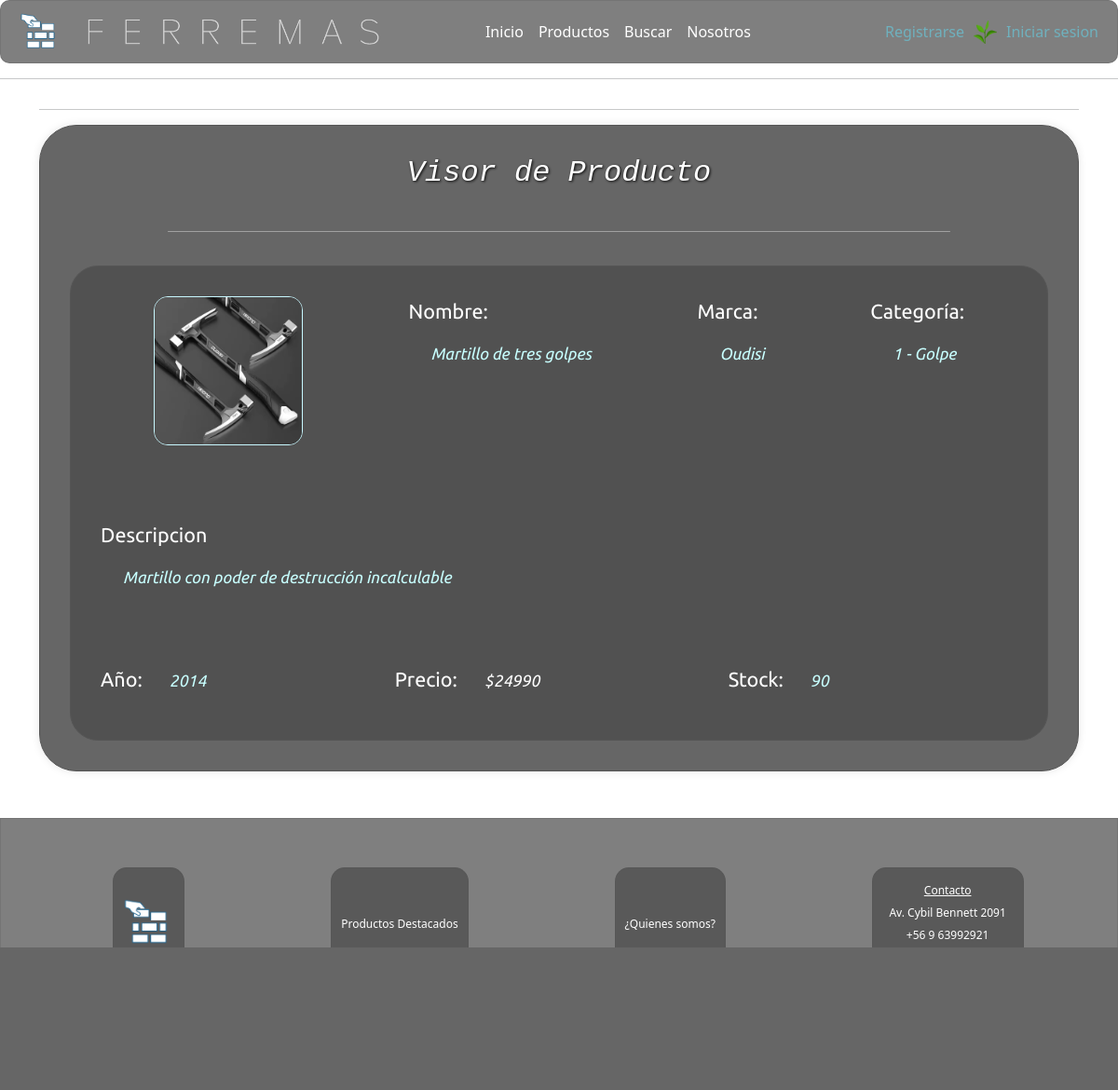
The app's page /admire/1/ with its own data.
### core/models.py (models this page shows, shortened)
class Producto(models.Model):
    id=models.AutoField(primary_key=True, verbose_name='idProducto')
    nombre=models.CharField(max_length=50, verbose_name='Name der Arbeit')
    descripcion = models.TextField(verbose_name='Description', null=True, blank=True)
    marca=models.CharField(max_length=99, verbose_name='Markenname')
    anio=models.CharField(max_length=4, verbose_name='Jahr der Produkt')
    stock=models.IntegerField(verbose_name='Stock')
    categoria=models.ForeignKey('Categoria', on_delete=models.CASCADE, verbose_name='Kategorie')
    imagen=models.ImageField(upload_to="imagenes", null=True, verbose_name='Fotografie')
    precio=models.IntegerField(blank=True,null=True,verbose_name='Precio')
    estado=models.CharField(max_length=20, default='disponible', choices=(('disponible', 'disponible'), ('no disponible', 'no disponible')), verbose_name='Estado')
    ubicacion=models.CharField(max_length=255, null=True, blank=True, verbose_name='Ubicacion')

class Categoria(models.Model):
    idCategoria = models.IntegerField(primary_key=True, verbose_name='idCategoria')
    nombreCategoria= models.CharField(max_length=40, verbose_name='nombreCategoria')
    def __str__(self):
        return f" {self.idCategoria} - {self.nombreCategoria}"

### core/views.py (the view)
# urls.py: path('admire/<id>/', views.admire,name="admire"),
def admire(request, id):
    producto = get_object_or_404(Producto, id = id) # cuando un objeto no ha sido encontrado se envia el error 404
    return render(request, 'admire.html', {'producto':producto}) # aqui se guarda lo encontrado en la linea anterior

### core/context_processor.py (called while the page is built, shortened)
def total_carrito(request):
    total=0
    return {'total_carrito':int(total)}

### core/templates/admire.html (shortened to what this page needs)
{% extends "base.html" %}
{% load static %}
{% block content %}
<div class="container">
    <hr>
    <div class="admire-container">
        <div class="form-title" style="margin-bottom: 15px;">
            <h2>Visor de Producto</h2>
        </div>
        <span class="liner"></span>
        <div class="admirePart">
            <div class="admireDiv1">
                <div>
                    <img src="{{ producto.imagen.url }}">
                </div>
                <div>
                    <p class="pattribute">Nombre: </p>
                    <p class="pvalue">{{producto.nombre}}</p>
                </div>
                <div>
                    <p class="pattribute">Marca: </p>
                    <p class="pvalue" >{{producto.marca}}</p>
                </div>
                <div>
                    <p class="pattribute">Categoría: </p>
                    <p class="pvalue" >{{producto.categoria}}</p>
                </div>
            </div>
            <div class="admireDiv2">
                <div>
                    <p class="pattribute">Descripcion</p>
                    <p class="pvalue" >{{producto.descripcion}}</p>
                </div>
            </div>
            <div class="admireDiv2">
                <div>
                    <p class="pattribute">Año: <span class="pvalue">{{producto.anio}}</span></p>
                </div>
                <div>
                    <p class="pattribute">Precio: <span class="pvalue price" style="color: #09e6b9">${{producto.precio}}</span></p>
                </div>
                <div>
                    <p class="pattribute">Stock: <span class="pvalue stock">{{producto.stock}}</span></p>
                </div>
            </div>
</div>
{% endblock %}

### core/static/css/mystyles.css (style rules this page uses)
body { background-image: url("../assets/img/fondo.png"); background-repeat: no-repeat; background-position: center; background-attachment: fixed; background-size: cover; display: flex; flex-direction: column; font-family: 'Ubuntu', "times new roman", times, roman, serif; }
.fade-in { animation: fadeIn 1s; -webkit-animation: fadeIn 1s; -moz-animation: fadeIn 1s; -o-animation: fadeIn 1s; -ms-animation: fadeIn 1s; }
.price { color: #ffffff !important; font-style: italic; }
.stock { color: #ffffff; }
.form-title { text-align: center; font-style: italic; color: rgb(255, 255, 255); text-shadow: 1px 1px 3px rgb(5, 5, 5); font-family: 'Courier New', Courier, monospace; }
.liner { background-color: rgba(255, 255, 255, 0.384); width: 80%; height: 1px; border-radius: 1px; display: block; margin: 0 auto; margin-top: 20px; margin-bottom: 20px; }
.admire-container { display:flex; flex-direction: column; justify-content: space-around; padding: 4vh; border-radius: 40px; border: 1px solid #555; box-shadow: 0 0 10px rgba(0, 0, 0, 0.1); background-color: rgba(0, 0, 0, 0.6); }
.admirePart { background-color: rgba(0, 0, 0, 0.2); display:flex; flex-direction: column; margin-top:2vh; border-radius: 30px; border: 1px solid #555; }
.admireDiv2 { font-family: 'Ubuntu', light; display: flex; justify-content: space-between; padding: 2vw; margin: 1vh; }
.pattribute { color:#ffffff; font-size: 2.7vh; }

### records on screen
Producto: imagen (picture), nombre "Martillo de tres golpes", marca "Oudisi", categoria "1 - Golpe", descripcion "Martillo con poder de destrucción incalculable", anio "2014", precio "24990", stock "90"
